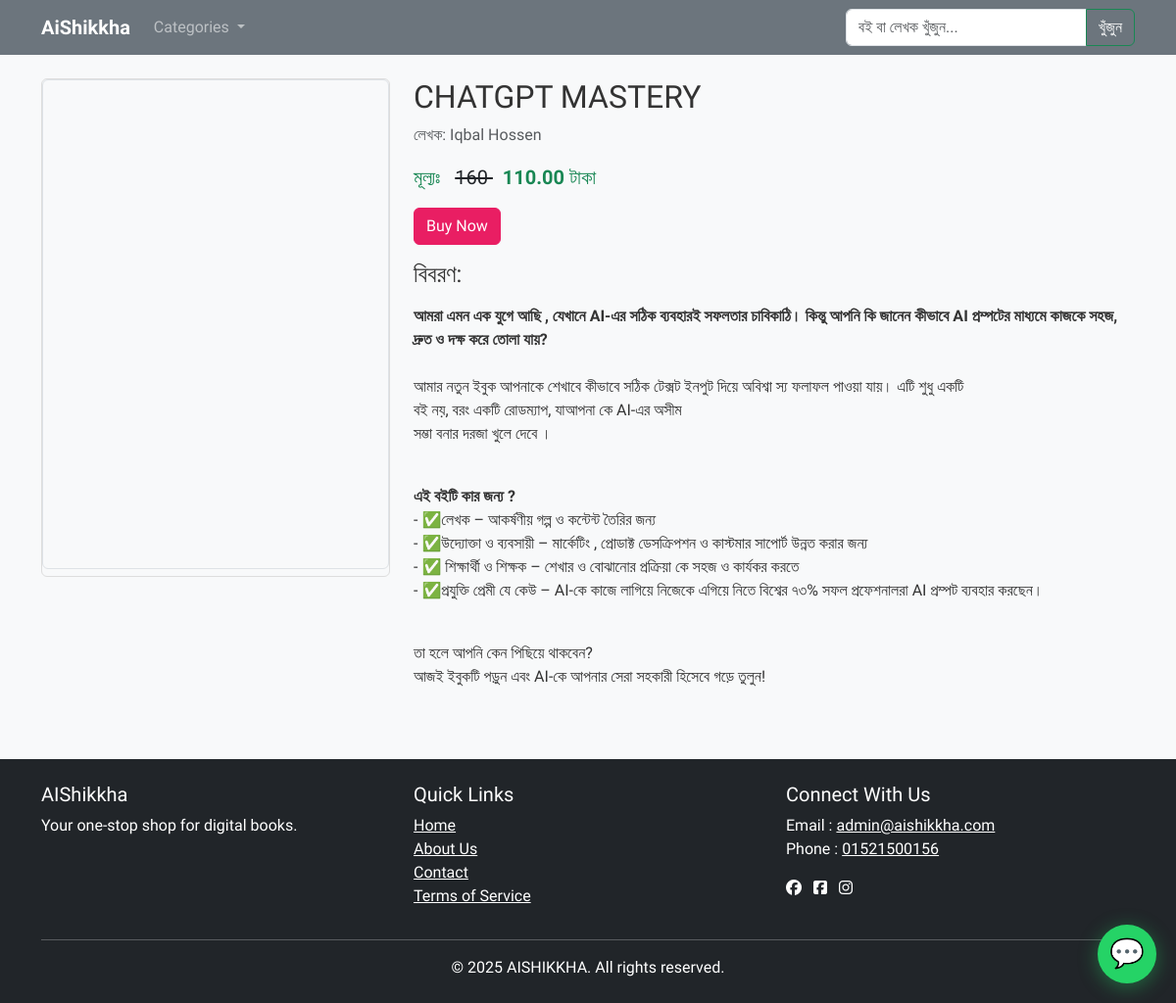
/product/1/, run on an earlier commit of the app's database.
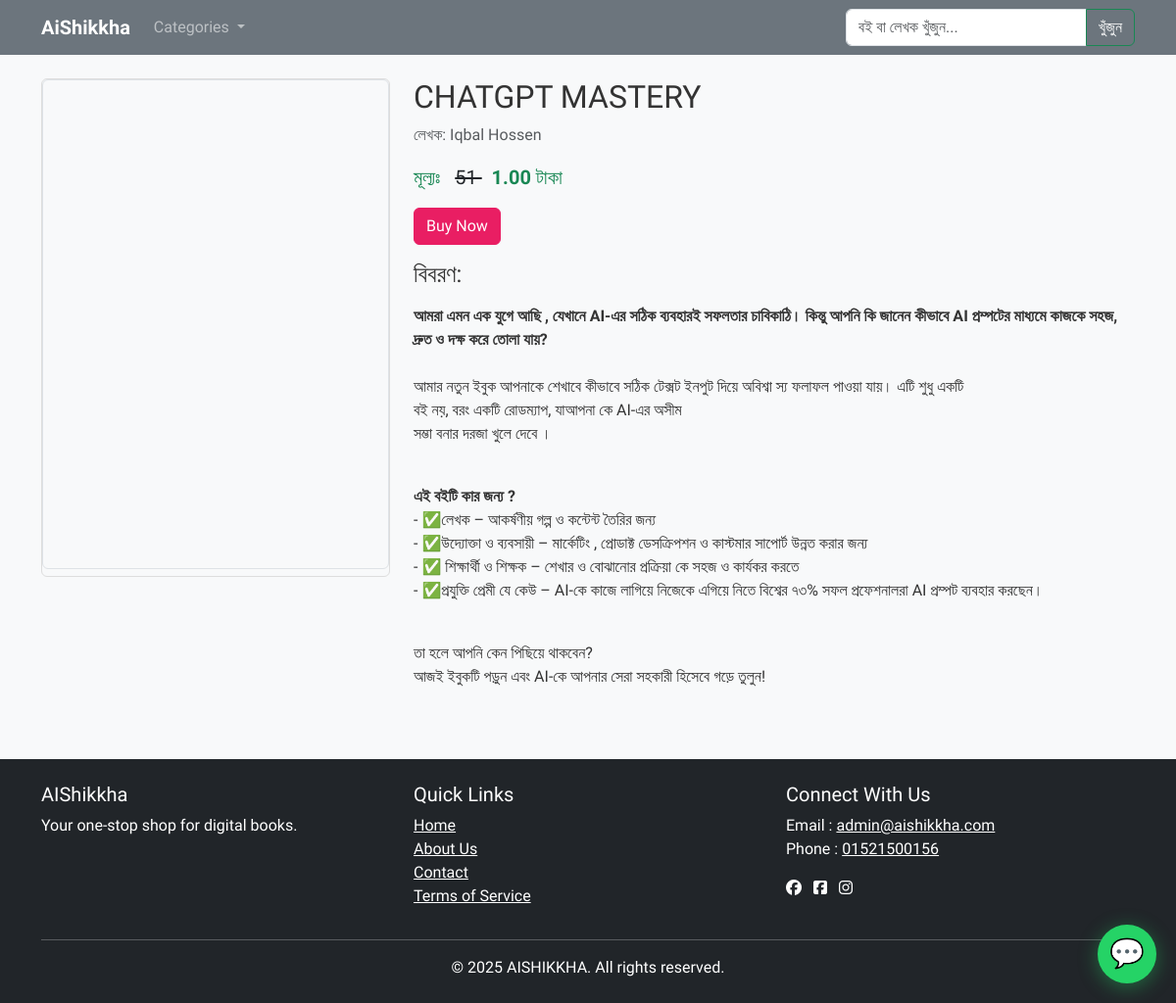
And on a later commit of the database.
### store/models.py (models this page shows, shortened)
class Product(models.Model):
    title = models.CharField(_("Title"), max_length=200)
    author = models.CharField(_("Writer"), max_length=100)
    description = models.TextField(_("Description"))
    category = models.ForeignKey(Category, on_delete=models.CASCADE, verbose_name=_("Category"))
    price = models.DecimalField(_("price"), max_digits=10, decimal_places=2)
    pdf_file = models.FileField(_("PDF File"), upload_to='pdfs/')
    sample_pdf_file = models.FileField(_(" Sample PDF File"), upload_to='sample_pdfs/')
    thumbnail = models.ImageField(_("Thumbnail(200pxX200px)"), upload_to='thumbnails/', null=True, blank=True)
    created_at = models.DateTimeField(auto_now_add=True)
    class Meta:
        verbose_name = _("Ebook")
        verbose_name_plural = _("Ebooks")

### store/views.py (the view)
# urls.py: path('product/<int:pk>/', ProductDetailView.as_view(), name='product_detail'),
class ProductDetailView(DetailView):
    model = Product
    template_name = 'store/product_detail.html'
    context_object_name = 'product'

### store/templates/store/product_detail.html (shortened to what this page needs)
{% extends 'base.html' %}
{% load static %}
{% load markdownify %}
{% block content %}
<div class="row">
    <div class="col-md-4">
        {% if product.sample_pdf_file %}
            <div class="pdf-viewer-container">
                <iframe src="{% static 'js/pdfjs/web/viewer.html' %}?file={{ product.sample_pdf_file.url|urlencode }}"
                        width="100%"
                        height="500px"
                        class="rounded border"
                        title="PDF Viewer for {{ product.title }}">
                </iframe>
            </div>
        {% elif product.thumbnail %}
            <img src="{{ product.thumbnail.url }}" class="img-fluid rounded" alt="{{ product.title }}">
        {% else %}
            <img src="{% static 'images/default-book.jpg' %}" class="img-fluid rounded" alt="{{ product.title }}">
        {% endif %}
    </div>
    <div class="col-md-8 d-none d-md-block">
        <h2>{{ product.title }}</h2>
        <p class="text-muted">লেখক: {{ product.author }}</p>
        <p class="text-success fs-5">মূল্যঃ &nbsp; <s class="text-dark fs-5">{{ product.price |add:50}} </s>
        &nbsp; <b>{{ product.price }}</b> টাকা</p>
        <a href="{% url 'store:checkout' product.pk %}" class="btn btn-primary btn-md">Buy Now</a>
        <div class="mb-4">
            <h4>বিবরণ:</h4>
            <p>{{ product.description|markdownify|linebreaks }}</p>
        </div>
    </div>
</div>
{% endblock %}

What changed in the data, as far as the page shows it:
changed Product "CHATGPT MASTERY": price|add "160" → "51"; price "110.00" → "1.00"
